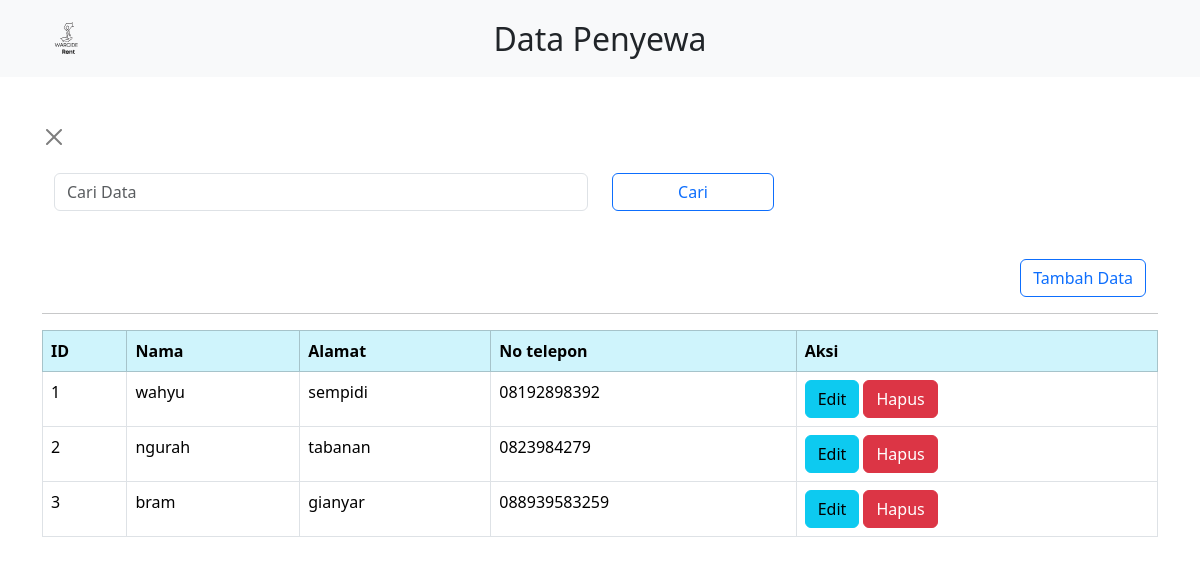
The page /penyewa.php (signed in) on the database its author committed.
### tables this page shows
CREATE TABLE `penyewa` (
  `id_penyewa` int(11) NOT NULL,
  `nama_penyewa` varchar(100) NOT NULL,
  `alamat_penyewa` text NOT NULL,
  `no_telepon_penyewa` varchar(15) NOT NULL
);

### penyewa.php (the view, shortened to what this page needs)
<?php
include 'koneksi.php';
$search = '';
$sql = "SELECT * FROM penyewa WHERE nama_penyewa LIKE ? OR alamat_penyewa LIKE ?";
$stmt = $conn->prepare($sql);
$searchTerm = "%" . $search . "%";
$stmt->bind_param("ss", $searchTerm, $searchTerm);
$stmt->execute();
$result = $stmt->get_result();
?>
<!DOCTYPE html>
<html lang="en">
<head>
    <link href="https://cdn.jsdelivr.net/npm/bootstrap@5.3.2/dist/css/bootstrap.min.css" rel="stylesheet">
    <nav class="navbar navbar-light bg-light">
        <div class="container position-relative">
            <a class="navbar-brand" href="home.php">
                <img src="asset/img/WARCIDE.svg" alt="" width="50" height="50" class="d-inline-block align-text-top">
            </a>
            <h2 class="position-absolute top-50 start-50 translate-middle text-center m-0">Data Penyewa </h2>
        </div>
    </nav>
</head>
<body>
    <div class="container my-5">
        <div class="nav">
            <a type="button" class="btn-close" aria-label="Close" href="home.php"></a>
        </div>
        <div class="container mt-4">
            <form method="POST" action="">
                <div class="row">
                    <div class="col-md-6">
                        <input type="text" class="form-control" name="search" value="<?= $search; ?>" placeholder="Cari Data">
                    </div>
                    <div class="col-md-2">
                        <button type="submit" class="btn btn-outline-primary w-100">Cari</button>
                    </div>
                </div>
            </form>
        </div><br>
        <div class="container mt-4">
            <div class="d-flex justify-content-end">
                <a type="button" class="btn btn-outline-primary" href="tambah_penyewa.php">Tambah Data</a>
            </div>
        </div>
        <hr>
        <div class="table-responsive">
            <table class="table table-bordered table-hover">
                <thead class="table-info">
                    <tr>
                        <th scope="col">ID</th>
                        <th scope="col">Nama </th>
                        <th scope="col">Alamat</th>
                        <th scope="col">No telepon</th>
                        <th scope="col">Aksi</th>
                    </tr>
                </thead>
                <?php $no = 1;
                while ($row = $result->fetch_assoc()) { ?>
                    <tr>
                        <td><?= $no++; ?></td>
                        <td><?= $row['nama_penyewa']; ?></td>
                        <td><?= $row['alamat_penyewa']; ?></td>
                        <td><?= $row['no_telepon_penyewa']; ?></td>
                        <td>
                            <a type="button" class="btn btn-info" href="edit_penyewa.php?id=<?= $row['id_penyewa']; ?>">Edit</a>
                            <a type="button" class="btn btn-danger" href="hapus_penyewa.php?id=<?= $row['id_penyewa']; ?>" onclick="return confirm('Yakin ingin menghapus?')">Hapus</a>
                        </td>
                    </tr>
                <?php } ?>
            </table>
        </div>
    </div>
</body>
</html>

### rows shown on the page
penyewa: nama_penyewa "wahyu", alamat_penyewa "sempidi", no_telepon_penyewa "08192898392"
penyewa: nama_penyewa "ngurah", alamat_penyewa "tabanan", no_telepon_penyewa "0823984279"
penyewa: nama_penyewa "bram", alamat_penyewa "gianyar", no_telepon_penyewa "088939583259"
